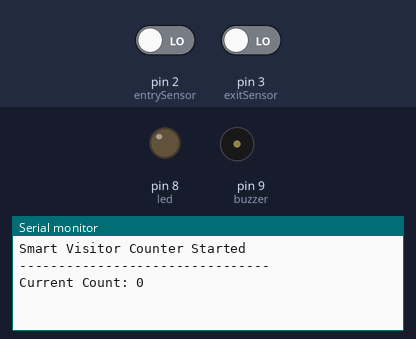
A sketch run on a simulated Arduino Uno, built with avr-gcc and run on an emulated ATmega328P. On the bench: output pins drawn as LEDs (lit = HIGH), buzzer (waves = sounding, pin HIGH), the last lines printed to the serial monitor. The test bench sets the inputs (shaded band); at power-on: pin 2 (entrySensor) LOW, pin 3 (exitSensor) LOW.

Above: at 1.2 s.
1.3 s: pin 2 (entrySensor) driven HIGH
At 2.4 s:
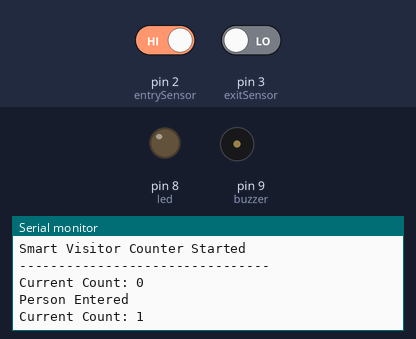
2.8 s: pin 3 (exitSensor) driven HIGH
At 3.6 s:
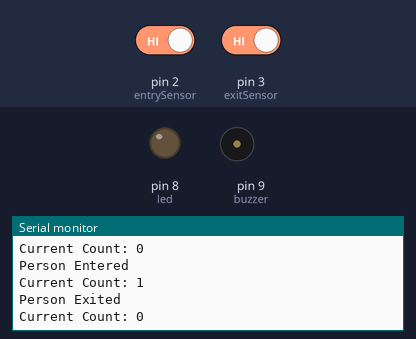

Measured:
- after the input at 1.3 s, the serial monitor: prints a new line at once (image 1)
- after the input at 2.8 s, the serial monitor: prints a new line at once (image 2)

The sketch:

smart_visitor_counter.ino
```cpp
int entrySensor = 2;
int exitSensor = 3;

int led = 8;
int buzzer = 9;

int visitorCount = 0;
int maxLimit = 5;

int lastEntryState = LOW;
int lastExitState = LOW;

bool roomFullPrinted = false;

void setup() {
  pinMode(entrySensor, INPUT);
  pinMode(exitSensor, INPUT);

  pinMode(led, OUTPUT);
  pinMode(buzzer, OUTPUT);

  Serial.begin(9600);

  Serial.println("Smart Visitor Counter Started");
  Serial.println("--------------------------------");
  Serial.print("Current Count: ");
  Serial.println(visitorCount);
}

void loop() {
  int entryState = digitalRead(entrySensor);
  int exitState = digitalRead(exitSensor);

  // Entry detected
  if (entryState == HIGH && lastEntryState == LOW) {
    visitorCount++;

    Serial.println("Person Entered");
    Serial.print("Current Count: ");
    Serial.println(visitorCount);

    delay(500);
  }

  // Exit detected
  if (exitState == HIGH && lastExitState == LOW) {
    if (visitorCount > 0) {
      visitorCount--;
    }

    Serial.println("Person Exited");
    Serial.print("Current Count: ");
    Serial.println(visitorCount);

    delay(500);
  }

  // Room full condition
  if (visitorCount >= maxLimit) {
    digitalWrite(led, HIGH);
    digitalWrite(buzzer, HIGH);

    if (roomFullPrinted == false) {
      Serial.println("ALERT: ROOM FULL!");
      roomFullPrinted = true;
    }
  }
  else {
    digitalWrite(led, LOW);
    digitalWrite(buzzer, LOW);
    roomFullPrinted = false;
  }

  lastEntryState = entryState;
  lastExitState = exitState;
}
```
